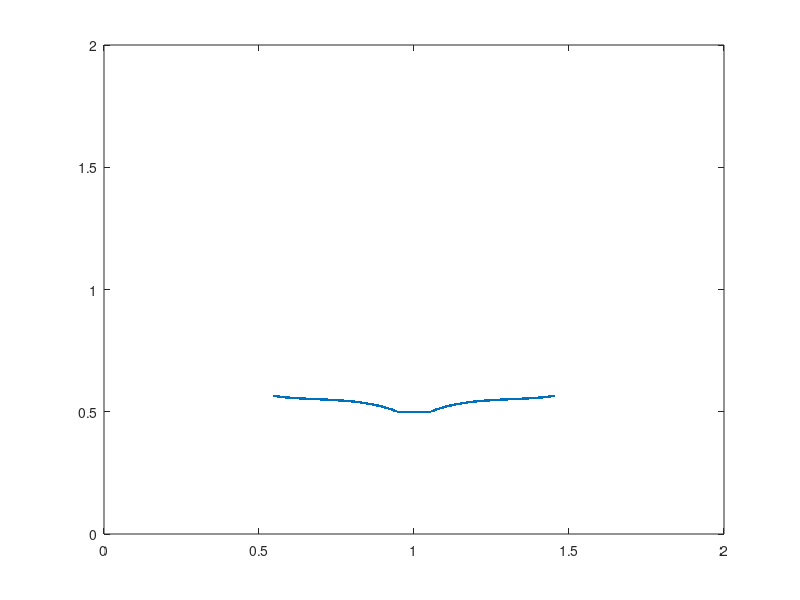

Here is the MATLAB script that generated this plot:
function Coral_Geometry()

Lx = 2;
Ly = 4;
Nx = 256;
Ny = 512;

dt=2.5e-4;
tf=18.9;
t=dt:dt:tf;
dx=Lx/Nx;
dy=Ly/Ny;

struct_name = 'coral'; % Name for .vertex, .spring, etc files.

[x,y,N] = please_Give_Single_Polyp_Geometry(dx,dt,t);


fprintf('\n\nNumber of Pts. in ONE tentacle: %d\n\n',N);

% Prints .vertex file!
print_Lagrangian_Vertices(x,y,struct_name);

% Prints .target file!
k_Target = 8e5;
print_Lagrangian_Target_Pts(x,k_Target,struct_name);

% Call function for initial concentration
[Concentration,X,Y]= give_Me_Initial_Concentration(Lx,Ly,Nx,Ny,dx,dy,x,y);

% Prints .concentration file!
%kDiffusion = 1e-2;
print_Concentration_Info(Nx,Ny,Concentration,struct_name);





%%%%%%%%%%%%%%%%%%%%%%%%%%%%%%%%%%%%%%%%%%%%%%%%%%%%%%%%%%%%%%%%%%%%%%%%
%
% FUNCTION: prints VERTEX points to a file called corals.vertex
%
%%%%%%%%%%%%%%%%%%%%%%%%%%%%%%%%%%%%%%%%%%%%%%%%%%%%%%%%%%%%%%%%%%%%%%%%

function print_Lagrangian_Vertices(xLag,yLag,struct_name)

    N = length(xLag);

    vertex_fid = fopen([struct_name '.vertex'], 'w');

    fprintf(vertex_fid, '%d\n', N );

    %Loops over all Lagrangian Pts.
    for s = 1:N
        X_v = xLag(s);
        Y_v = yLag(s);
        fprintf(vertex_fid, '%1.16e %1.16e\n', X_v, Y_v);
    end

    fclose(vertex_fid); 
    
%%%%%%%%%%%%%%%%%%%%%%%%%%%%%%%%%%%%%%%%%%%%%%%%%%%%%%%%%%%%%%%%%%%%%%%%
%
% FUNCTION: prints Vertex points to a file called corals.vertex
%
%%%%%%%%%%%%%%%%%%%%%%%%%%%%%%%%%%%%%%%%%%%%%%%%%%%%%%%%%%%%%%%%%%%%%%%%

function print_Lagrangian_Target_Pts(xLag,k_Target,struct_name)

    N = length(xLag);

    target_fid = fopen([struct_name '.target'], 'w');

    fprintf(target_fid, '%d\n', N );

    %Loops over all Lagrangian Pts.
    for s = 1:N
        fprintf(target_fid, '%d %1.16e\n', s, k_Target);
    end

    fclose(target_fid); 



%%%%%%%%%%%%%%%%%%%%%%%%%%%%%%%%%%%%%%%%%%%%%%%%%%%%%%%%%%%%%%%%%%%%%%%%%%%
%
% FUNCTION: Reads in the vertices for one coral polyp
%
%%%%%%%%%%%%%%%%%%%%%%%%%%%%%%%%%%%%%%%%%%%%%%%%%%%%%%%%%%%%%%%%%%%%%%%%%%%

function [x,y,N] = please_Give_Single_Polyp_Geometry(h,dt,t)

xoffset = 1; % To put geometry into QUADRANT-1
yoffset = 0.5; % To put geometry into QUADRANT-1

% Note: (1) ds for stored data is 0.6/(2*1024)
%       (2) 'ratio' is comparing 1024:desired resolution

ds=h/2;

load('total_coeffs.mat')
load('coral_coeff_30.mat')
t=t/total_pulse;


%arclength
s=(0:ds:total_meanL)/total_meanL;

% number of points on one arm
N=length(s)

c1vals=[];
c2vals=[];
tavgex=[t t(end)+dt];
tavg=(tavgex(2:end)+tavgex(1:end-1))/2;
tavg=[0 tavg];
size(cs1(:,1))
for indx1=1:4
c1vals(:,indx1)=ppval(cs1(:,indx1),tavg);
c2vals(:,indx1)=ppval(cs2(:,indx1),tavg);
end

C1=c1vals(1,:);
C2=c2vals(1,:);

     XbL_1=(C1(1)*s.^3+C1(2)*s.^2+C1(3)*s+C1(4));
     YbL_1=(C2(1)*s.^3+C2(2)*s.^2+C2(3)*s+C2(4));

     L_ten=sum(sqrt((XbL_1(2:end)-XbL_1(1:end-1)).^2 +(YbL_1(2:end)-YbL_1(1:end-1)).^2 ));

     XbL=(C1(1)*s.^3+C1(2)*s.^2+C1(3)*s+C1(4))*total_meanL/L_ten+total_offset;
     YbL=(C2(1)*s.^3+C2(2)*s.^2+C2(3)*s+C2(4))*total_meanL/L_ten;

    XbR=-XbL;
    YbR=YbL;


XbStem=(XbR(1)+ds*3/2):ds:(XbL(1)-ds);
YbStem=(YbL(1))+0*XbStem;

Nstem=length(XbStem);
save('cval.mat','c1vals','c2vals','Nstem','XbStem','YbStem')

x1=[flip(XbR) XbStem XbL];
y1=[flip(YbR) YbStem YbL];

% Put Geometry Together for One Polyp
x = x1+xoffset;
y = y1+yoffset;
plot(x,y,'.')
axis([0 2 0 2])
drawnow
%NOTE: (1) N here is the # of pts. on one arm (NOT ENTIRE POLYP)!!
%      (2) The geometry here is listed for 1024x1024 meshes -> will need
%          to take every 8 or 16 pts to render geometry usable for MATLAB
%          code


%%%%%%%%%%%%%%%%%%%%%%%%%%%%%%%%%%%%%%%%%%%%%%%%%%%%%%%%%%%%%%%%%%%%%%%%%%%
%
% FUNCTION: Reads in the # of vertex pts and all the vertex pts from the
%           .vertex file.
%
%%%%%%%%%%%%%%%%%%%%%%%%%%%%%%%%%%%%%%%%%%%%%%%%%%%%%%%%%%%%%%%%%%%%%%%%%%%

function [N,xLag,yLag] = read_Vertex_Points(struct_name)

filename = [struct_name '.vertex'];  %Name of file to read in
fileID = fopen(filename);

% Read in the file, use 'CollectOutput' to gather all similar data together
% and 'CommentStyle' to to end and be able to skip lines in file.
C = textscan(fileID,'%f %f','CollectOutput',1);


fclose(fileID);     %Close the data file.

vertices = C{1};    %Stores all read in data in vertices (N+1,2) array

N = vertices(1,1);  % # of Lagrangian Pts
xLag = zeros(N,1);  % Initialize storage for Lagrangian Pts.
yLag = xLag;        % Initialize storage for Lagrangian Pts.

for i=1:N
   xLag(i,1) = vertices(i+1,1); %Stores x-values of Lagrangian Mesh
   yLag(i,1) = vertices(i+1,2); %Stores y-values of Lagrangian Mesh
   
end

%%%%%%%%%%%%%%%%%%%%%%%%%%%%%%%%%%%%%%%%%%%%%%%%%%%%%%%%%%%%%%%%%%%%%%%%
%
% FUNCTION: prints CONCENTRATION INFO to file called
%           'struct_name'.concentration
%
%%%%%%%%%%%%%%%%%%%%%%%%%%%%%%%%%%%%%%%%%%%%%%%%%%%%%%%%%%%%%%%%%%%%%%%%
    
function print_Concentration_Info(Nx,Ny,C,struct_name)

    con_fid = fopen([struct_name '.concentration'], 'w');

%    fprintf(con_fid, '%d\n', kDiffusion );

    for i=1:Ny
        for j=1:Nx
            fprintf(con_fid, '%1.16e ', C(i,j) );
        end
        fprintf(con_fid,'\n');
    end    
    




%%%%%%%%%%%%%%%%%%%%%%%%%%%%%%%%%%%%%%%%%%%%%%%%%%%%%%%%%%%%%%%%%%%
%
% FUNCTION: gives initial concentration gradient inside channel
%
%%%%%%%%%%%%%%%%%%%%%%%%%%%%%%%%%%%%%%%%%%%%%%%%%%%%%%%%%%%%%%%%%%%

function [C,X,Y] = give_Me_Initial_Concentration(Lx,Ly,Nx,Ny,dx,dy,xLag,yLag)
%X_lag(:,1)=xLag(1:ceil(length(xLag)/2));
%X_lag(:,2)=xLag(ceil(length(xLag)/2)+1:end);

%Y_lag(:,1)=yLag(1:ceil(length(xLag)/2));
%Y_lag(:,2)=yLag(ceil(length(xLag)/2)+1:end);


x = 0:dx:Lx-dx;
y = 0:dy:Ly-dy;

[X,Y]=meshgrid(x,y);

C=0*X;
%eps=2*dx;
%f=X_lag(:,1)*0+1/20;

%for ten=1:2
%XL=X_lag(:,ten);
%YL=Y_lag(:,ten);

%for i=1:Nx
%    for j=1:Nx
%        %find x and y
%
%        xi=X(i,j);
%        yj=Y(i,j);
%
%        % regularized delta function
%        delta=1/((eps*sqrt(2*pi)).^2)*exp(-(xi-XL).^2/(2*eps^2)).*exp(-(yj-YL).^2/(2*eps^2));
%        w=f.*delta;
%        
%        ds_vec=cumsum(sqrt((XL(2:end)-XL(1:end-1)).^2+(YL(2:end)-YL(1:end-1)).^2));
%        
%        ds_vec=[0; ds_vec];
%        
%        C_test(i,j,ten)=trapz(ds_vec,w);
%
%        %f(i,j)=trapz(theta,F.*w);
%        %f2(i,j)=(1/2*w(1).*F2(1)+sum(w(2:end-1).*F2(2:end-1))+1/2*w(end).*F2(end))*dtheta;
%
%    end
%end
%end 
%C=C_test(:,:,1)+C_test(:,:,2);
